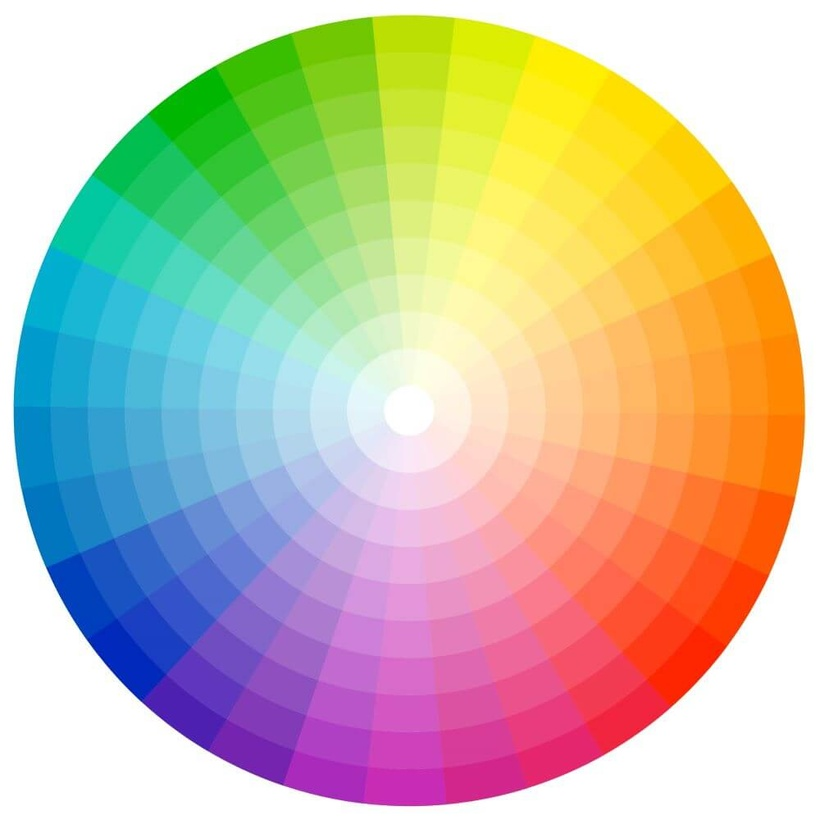
#> input picture data/farbkreis.jpg, 820 x 820 px, shrunk from 1000 x 1000 before the run
$ jupyter execute --allow-errors 01_ComputerVision_Basics.ipynb   (shell and % lines are left out)
#> lines starting #> are read from the running program, lines starting #| are printed output that depends on the picture
### src/utils/load_data.py
# download the mnist dataset

import gzip
import os
from urllib.request import urlretrieve

import numpy as np


def mnist(path: str = None) -> tuple[np.ndarray]:
    """mnist downloads the mnist dataset from http://yann.lecun.com/exdb/mnist/ and saves it as .gz files to ./data/mnist if no other path is specified.
    It returns the train and test dataset and their labels as np.ndarrays.

    Args:
        path (str, optional): path where the mnist data is saved. Defaults to ./data/mnist.

    Returns:
        tuple[np.ndarray,...]: train_images, train_labels, test_images, test_labels
    """

    url = "https://ossci-datasets.s3.amazonaws.com/mnist/"
    files = [
        "train-images-idx3-ubyte.gz",
        "train-labels-idx1-ubyte.gz",
        "t10k-images-idx3-ubyte.gz",
        "t10k-labels-idx1-ubyte.gz",
    ]

    if path is None:
        path = os.path.abspath("./data/mnist")
    else:
        path = os.path.abspath(path)

    os.makedirs(path, exist_ok=True)

    for file in files:
        if file not in os.listdir(path):
            urlretrieve(url + file, os.path.join(path, file))
            print(f"Downloaded {file} to {path}")

    def images(path):
        with gzip.open(path) as f:
            pixels = np.frombuffer(f.read(), "B", offset=16)
        return pixels.reshape(-1, 28, 28).astype(np.float32)  # / 255

    # [5 lines left out: function labels, not called in this run]

    train_images = images(os.path.join(path, files[0]))
    train_labels = labels(os.path.join(path, files[1]))
    test_images = images(os.path.join(path, files[2]))
    test_labels = labels(os.path.join(path, files[3]))

    print(
        f"""Dataset MNIST
    Number of datapoints
    Train: {train_images.shape[0]:6}
    Test: {test_images.shape[0]:7}
    Source: {url}
"""
    )

    return train_images, train_labels, test_images, test_labels

### 01_ComputerVision_Basics.ipynb
## Image representation

Images are mostly stored as rgb values between 0 and 255. The reason behind this is that therefore each color value can be stored as one byte  (8bit). With 8 bit binary representation there is a range between 0 and 255 as you have `2**8 = 256` possibilities as there are three color channels this results in `256**3=16777216` colors. Each color channel can be accessed as you see below. Further information on color representations and image formats can be found here:
- https://www.w3schools.com/colors/colors_rgb.asp

[cell 1]
import numpy as np
import matplotlib.pyplot as plt
# create red, green and blue colormaps
from matplotlib.colors import ListedColormap

from src.utils.load_data import mnist
from src.utils.plot import plot_examples

[cell 2]
N = 256
red = np.ones((N, 4))
red[:, 0] = np.linspace(start=0, stop=1, num=N)  # R = 255
red[:, 1] = np.linspace(start=0, stop=0, num=N)  # G = 232
red[:, 2] = np.linspace(start=0, stop=0, num=N)  # B = 11
red_cmap = ListedColormap(red)
# to get the green mapping we just swap the columns
green = red.copy()
green[:, [1, 0]] = green[:, [0, 1]]
green_cmap = ListedColormap(green)
blue = red.copy()
blue[:, [2, 0]] = blue[:, [0, 2]]
blue_cmap = ListedColormap(blue)

[cell 3]
farbkreis = plt.imread("./data/farbkreis.jpg")
#> farbkreis is the input picture: shape (820, 820, 3); mean R, G, B 199.1, 189.9, 166.7
fig, ax = plt.subplots(1, 4)
ax[0].imshow(farbkreis)
ax[0].set_title("Alle Kanäle", fontsize=8)
ax[0].tick_params(left=False, labelleft=False, bottom=False, labelbottom=False)
ax[1].imshow(farbkreis[:, :, 0], cmap=red_cmap)
ax[1].tick_params(left=False, labelleft=False, bottom=False, labelbottom=False)
ax[1].set_title("Kanal r", fontsize=8)
ax[2].imshow(farbkreis[:, :, 1], cmap=green_cmap)
ax[2].tick_params(left=False, labelleft=False, bottom=False, labelbottom=False)
ax[2].set_title("Kanal g", fontsize=8)
ax[3].imshow(farbkreis[:, :, 2], cmap=blue_cmap)
ax[3].tick_params(left=False, labelleft=False, bottom=False, labelbottom=False)
ax[3].set_title("Kanal b", fontsize=8)
plt.suptitle("Farbaufteilung", y=0.7)
plt.show()
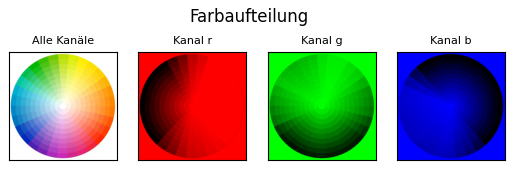
#> figure drawn by matplotlib, 4 panels

[cell 4]
# shows a slice of the numerical color values of the image above
farbkreis = plt.imread("./data/farbkreis.jpg")
print(f"shape farbkreis: {farbkreis.shape}")
#| shape farbkreis: (820, 820, 3)
farbkreis[10:25, 499:500, :]
#> Out = 15 rows, first 8: [255, 255, 255], [255, 255, 255], [254, 254, 252], [253, 253, 251], [253, 253, 251], [254, 255, 250], [252, 255, 248], [251, 254, 245]

#> (a cell that did not finish here is left out)


plot_examples(train_images, train_labels)

#> (a cell that did not finish here is left out)

#> (a cell that did not finish here is left out)

### Matrixmultiplication


The matrix multiplication is an important operation in image processing as well as in deep learning. Therefore we will have a look at some properties of the matrix multiplication in the following and demonstrate as well the capabilities of it.

#### Rowwise / columnwise sums

#> (a cell that did not finish here is left out)

#### Mirroring

#> (a cell that did not finish here is left out)

#### removing "noise" with inverse matrix

following we see the outcome of a matrix multiplication with an inverse matrix to illustrate the power of the matrix multiplication.

[cell 10]
A = plt.imread("./data/Surprise.jpg")
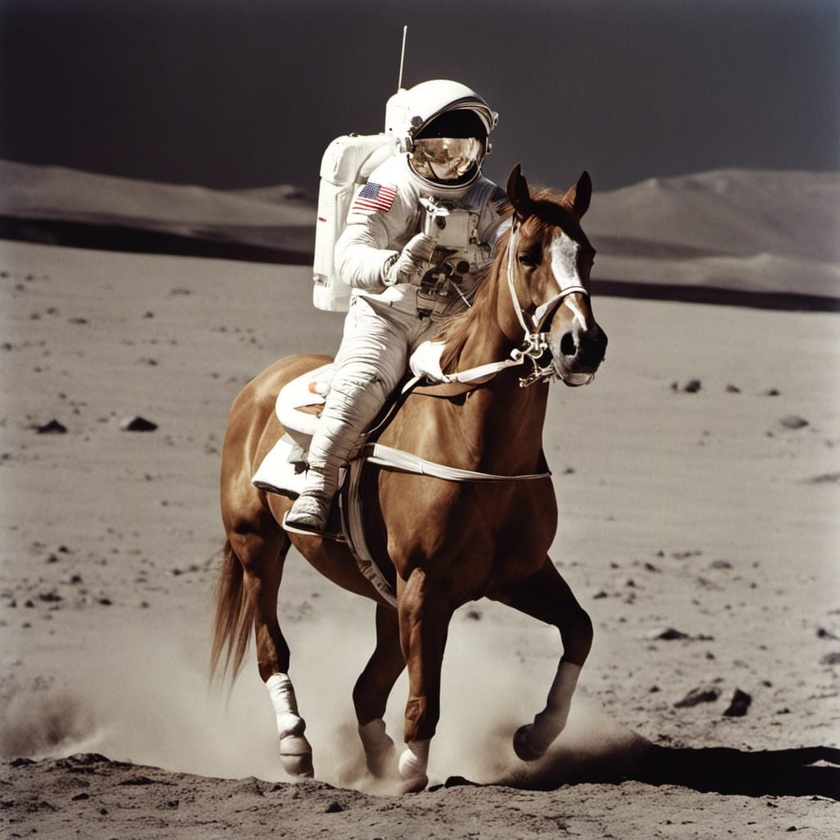
#> input picture data/Surprise.jpg, 840 x 840 px, shrunk from 1024 x 1024 before the run
#> A is the input picture: shape (840, 840, 3); mean R, G, B 118.5, 107, 99.3
B = np.random.randint(2, size=(A.shape[:-1]))

image_with_noise_r = A[:, :, 0].dot(B)
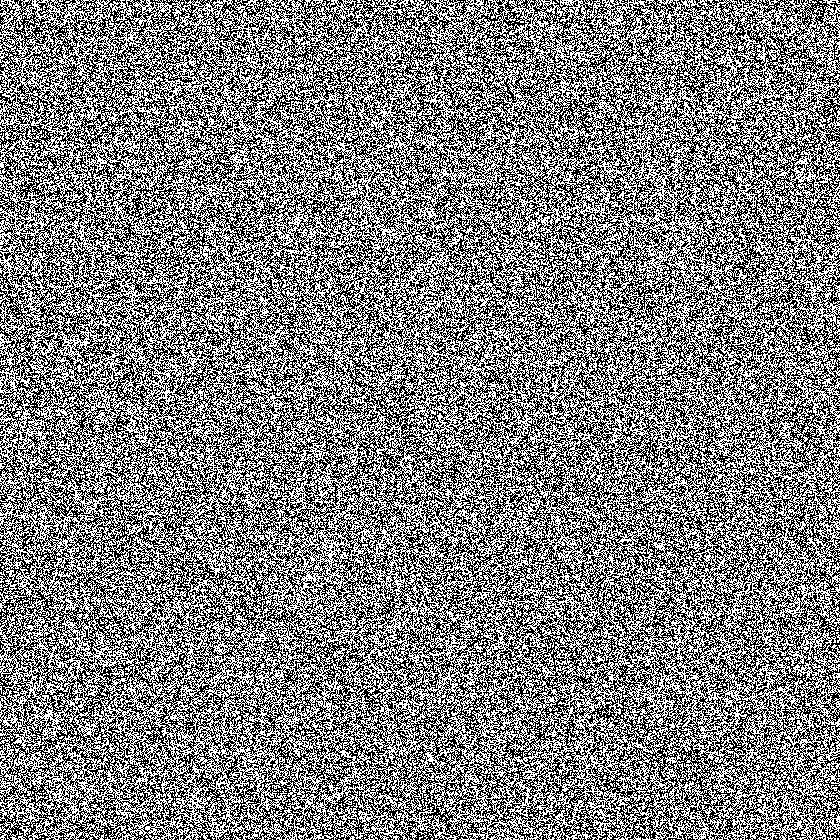
#> B: shape (840, 840) int64; values 0 (black) and 1 (white), 50% white in thin lines or dots
image_with_noise_g = A[:, :, 1].dot(B)
image_with_noise_b = A[:, :, 2].dot(B)
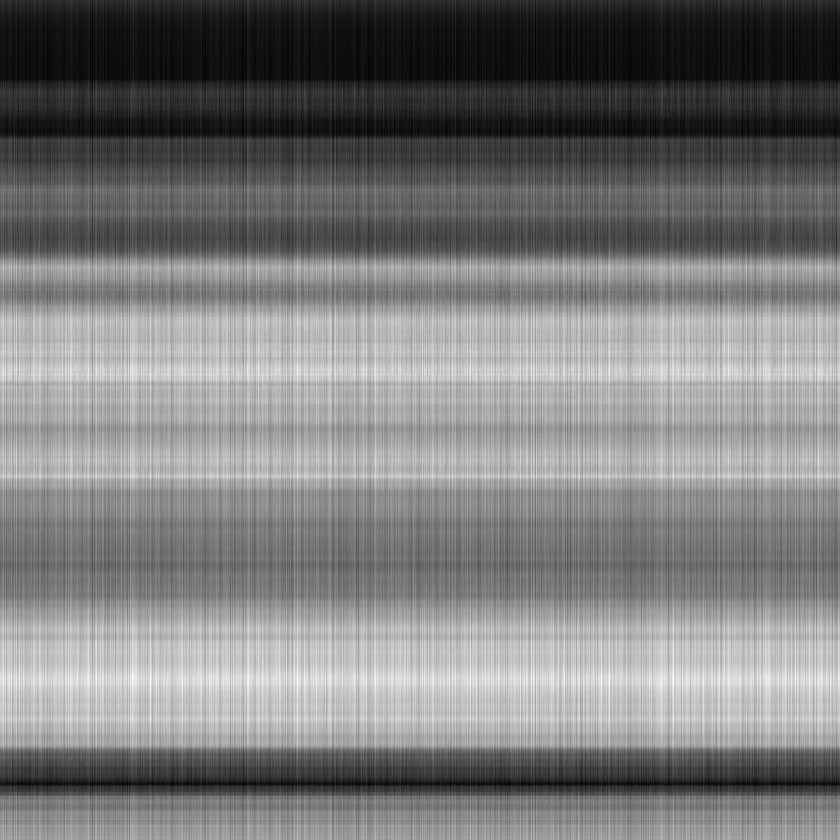
#> image_with_noise_b: shape (840, 840) int64; min 18722, max 66330, mean 41716; drawn with min black and max white


def normalize(matrix):
    min_val = np.min(matrix)
#> min_val = 18759
    max_val = np.max(matrix)
#> max_val = 76338
    scaled_matrix = (matrix - min_val) / (max_val - min_val)
    return scaled_matrix


plt.imshow(
    np.stack(
        [
            normalize(image_with_noise_r),
            normalize(image_with_noise_g),
            normalize(image_with_noise_b),
        ],
        axis=2,
    )
)
plt.show()

[cell 11]
noise_inverse_aka_weight = np.linalg.inv(B)
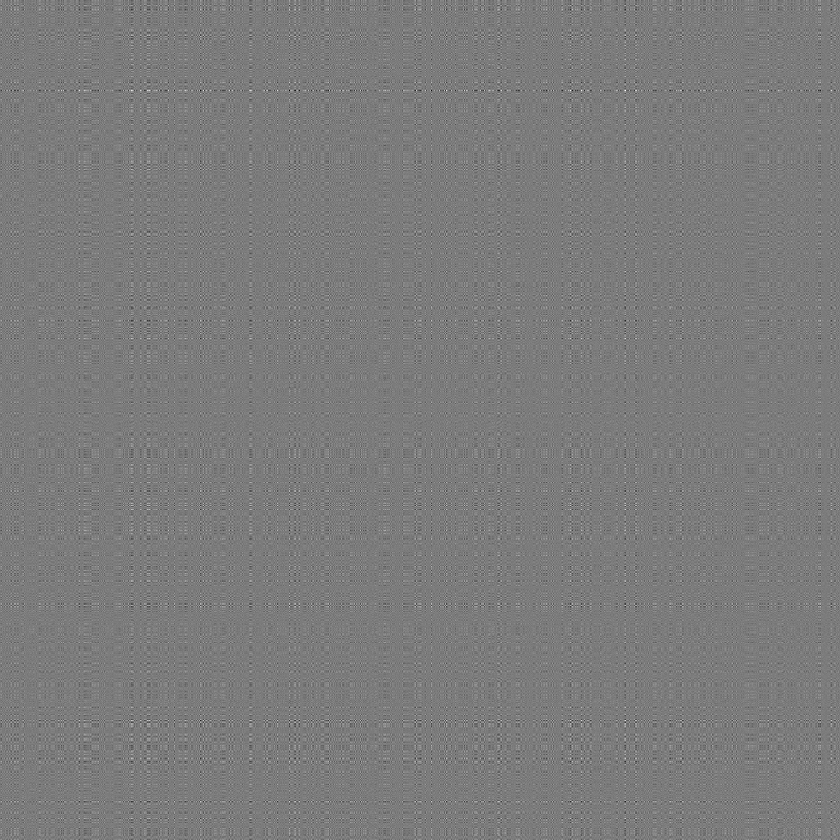
#> noise_inverse_aka_weight: shape (840, 840) float64; min -1.29, max 1.36, mean 2.83e-06; drawn with min black and max white
plt.imshow(noise_inverse_aka_weight, cmap="binary")
plt.show()

[cell 12]
recreated_image_r = np.matmul(image_with_noise_r, noise_inverse_aka_weight)
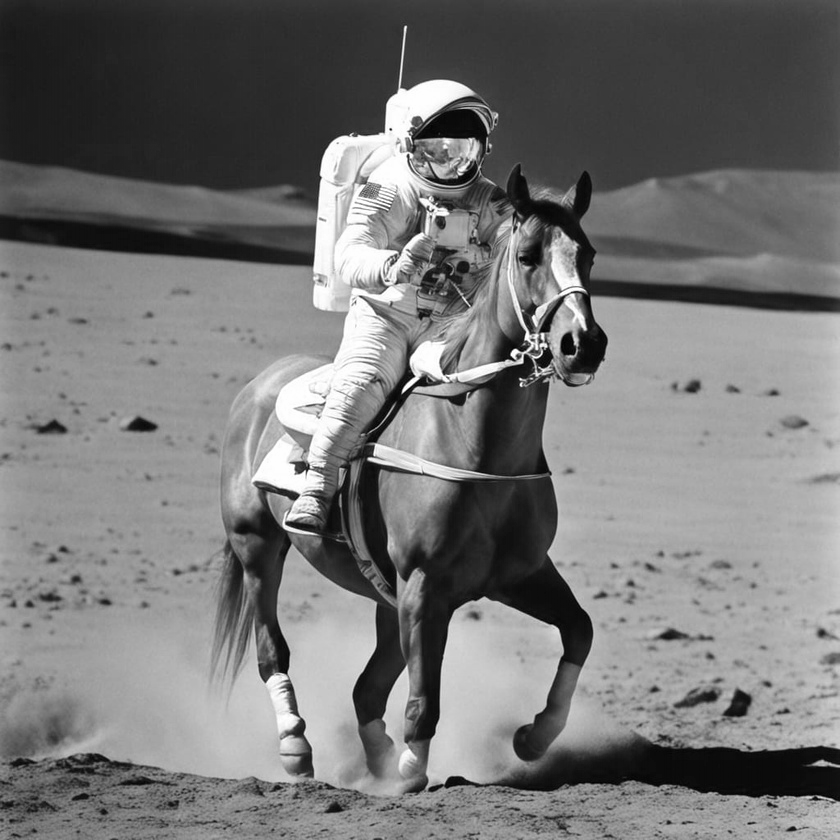
#> recreated_image_r: shape (840, 840) float64; min -1.86e-10, max 255, mean 118.5; drawn with min black and max white
recreated_image_g = np.matmul(image_with_noise_g, noise_inverse_aka_weight)
recreated_image_b = np.matmul(image_with_noise_b, noise_inverse_aka_weight)
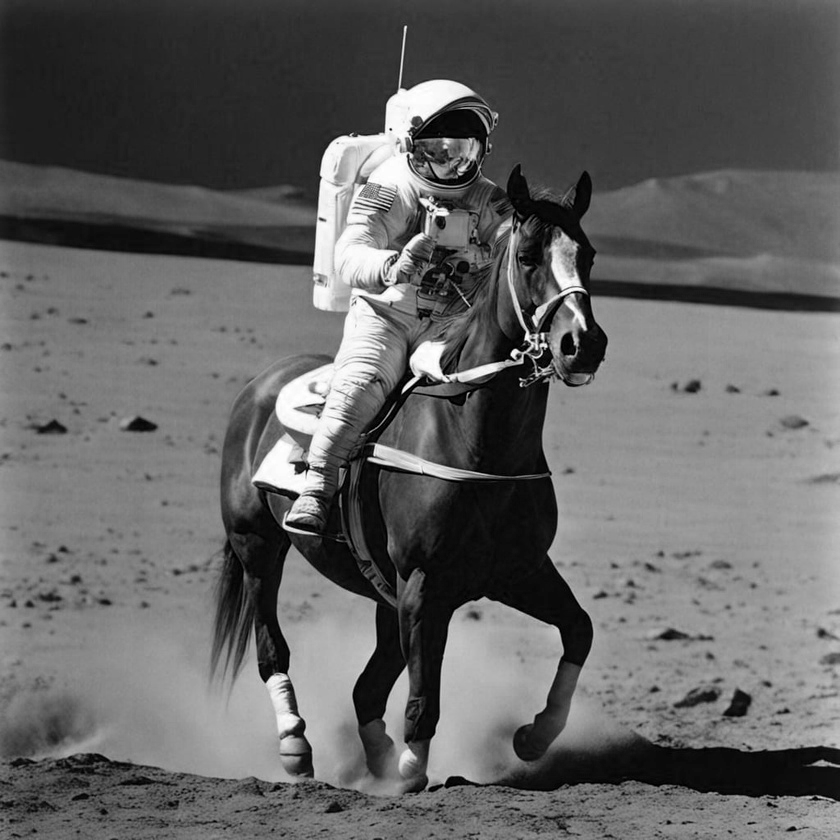
#> recreated_image_b: shape (840, 840) float64; min -9.31e-10, max 255, mean 99.3; drawn with min black and max white
plt.imshow(
    np.stack(
        [
            normalize(recreated_image_r),
            normalize(recreated_image_g),
            normalize(recreated_image_b),
        ],
        axis=2,
    )
)
plt.show()
